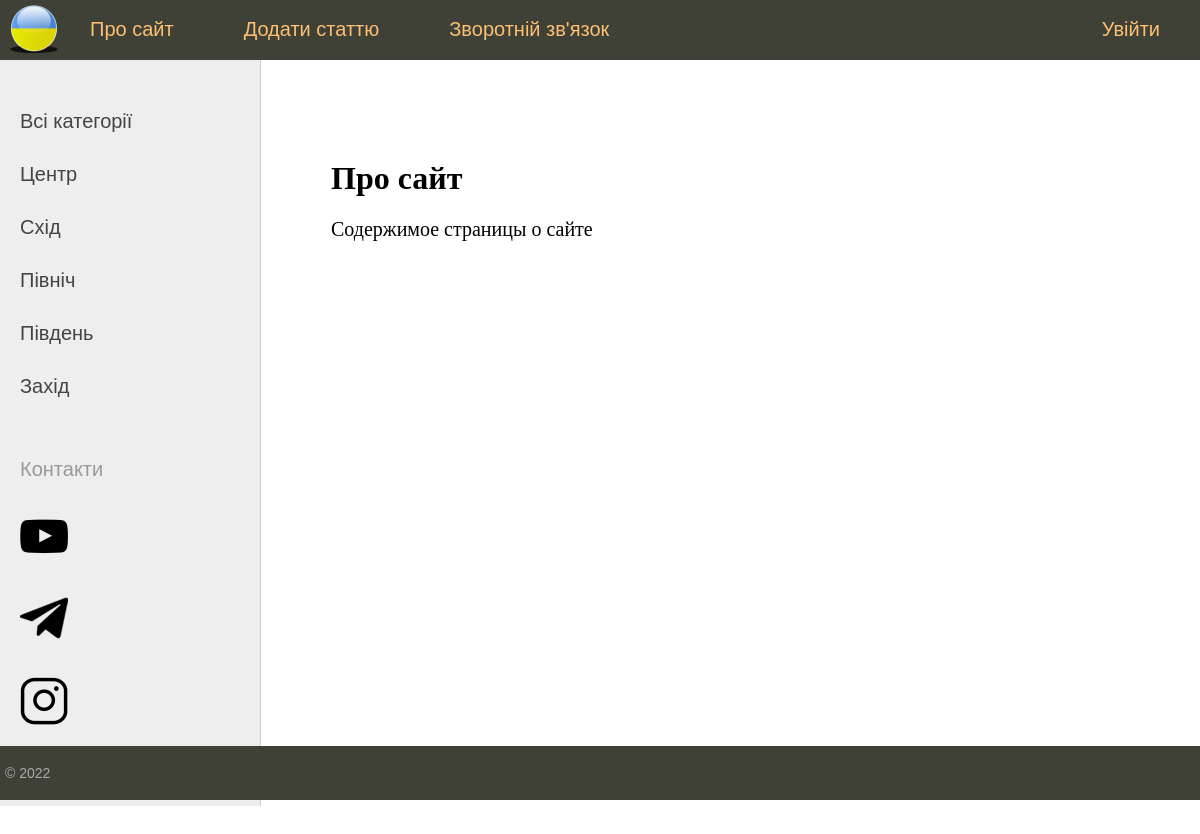
The page /about/ on the database its author committed.
### ukraine/models.py (models this page shows, shortened)
class Category(models.Model):
    name = models.CharField(max_length=100, db_index=True, verbose_name="Category")
    slug = models.SlugField(max_length=255, unique=True, db_index=True, verbose_name="URL" )
    def get_absolute_url(self):
        return reverse('category', kwargs={'category_slug': self.slug})
    class Meta:
        verbose_name='Категорії'
        verbose_name_plural='Категорії'
        ordering= ['id', 'name',]

### ukraine/views.py (the view)
# urls.py: path('about/', about, name='about'),
def about(request):
    return render(request, 'ukraine/about.html', {'menu': menu,'title':' Про сайт'})

### ukraine/templatetags/ukraine_tags.py (called while the page is built)
@register.simple_tag(name="getcats")
def get_categories(filter=None):
    if not filter:
        return Category.objects.all()
    else:
        return Category.objects.filter(pk=filter)

@register.inclusion_tag('ukraine/list_categories.html')
def show_categories(sort=None, cat_selected=None):
    if not sort:
        cats = Category.objects.all()
    else:
        cats=Category.objects.order_by(sort)
    return {"cats":cats, "cat_selected": cat_selected}

### ukraine/templates/ukraine/about.html
{% extends 'ukraine/base.html' %}
{% block content %}
<h1>{{title}}</h1>
<p>Содержимое страницы о сайте
{% endblock %}

### ukraine/templates/ukraine/list_categories.html
{% for c in cats %}
	{% if c.pk == cat_selected %}
		<li class="selected">{{c.name}}</li>
	{% else %}
		<li><a href="{{ c.get_absolute_url }}">{{c.name}}</a> </li>
	{% endif %}
{% endfor %}

### ukraine/static/ukraine/css/styles.css (style rules this page uses)
html, body { font-family: 'Arial'; margin: 0; padding: 0; height: 100%; width: 100%; color: #444; }
a { color: #0059b2; text-decoration: none; }
.left-chapters ul li { margin: 30px 0 0 0; color: #999; }
.left-chapters ul li a { color: #444; text-decoration: none; }
.content-text h1 { font-size: 32px; }

### rows shown on the page
Category: name "Центр"
Category: name "Схід"
Category: name "Північ"
Category: name "Південь"
Category: name "Захід"

### other values the page prints
{{ m.title }} "Про сайт" "Додати статтю" "Зворотній зв'язок"
{{ m.title }} "Увійти"
{{ title }} "Про сайт"
